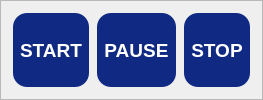
                           <widget class="QFrame" name="frame_2">
                            <property name="frameShape">
                             <enum>QFrame::Shape::StyledPanel</enum>
                            </property>
                            <property name="frameShadow">
                             <enum>QFrame::Shadow::Raised</enum>
                            </property>
                            <layout class="QHBoxLayout" name="horizontalLayout_43">
                             <item>
                              <widget class="QPushButton" name="camstartPushButton">
                               <property name="sizePolicy">
                                <sizepolicy hsizetype="Expanding" vsizetype="Expanding">
                                 <horstretch>0</horstretch>
                                 <verstretch>0</verstretch>
                                </sizepolicy>
                               </property>
                               <property name="maximumSize">
                                <size>
                                 <width>350</width>
                                 <height>80</height>
                                </size>
                               </property>
                               <property name="font">
                                <font>
                                 <pointsize>14</pointsize>
                                 <bold>true</bold>
                                </font>
                               </property>
                               <property name="styleSheet">
                                <string notr="true">QPushButton {
	color: rgb(255, 255, 255);	
	background-color: rgb(16, 42, 131);
	border-color: transparent;
	border-style: outset;
	border-radius: 15px;
	border-width: 2px;
	padding: 6px;
}

QPushButton:hover {
	color: rgb(16, 42, 131);
	background-color: rgb(167, 198, 229);
	border-color: rgb(16, 42, 131);
}

QPushButton:disabled {
	background-color: rgb(172, 172, 172);
}</string>
                               </property>
                               <property name="text">
                                <string>START</string>
                               </property>
                              </widget>
                             </item>
                             <item>
                              <widget class="QPushButton" name="campausePushButton">
                               <property name="sizePolicy">
                                <sizepolicy hsizetype="Expanding" vsizetype="Expanding">
                                 <horstretch>0</horstretch>
                                 <verstretch>0</verstretch>
                                </sizepolicy>
                               </property>
                               <property name="maximumSize">
                                <size>
                                 <width>350</width>
                                 <height>80</height>
                                </size>
                               </property>
                               <property name="font">
                                <font>
                                 <pointsize>14</pointsize>
                                 <bold>true</bold>
                                </font>
                               </property>
                               <property name="styleSheet">
                                <string notr="true">QPushButton {
	color: rgb(255, 255, 255);	
	background-color: rgb(16, 42, 131);
	border-color: transparent;
	border-style: outset;
	border-radius: 15px;
	border-width: 2px;
	padding: 6px;
}

QPushButton:hover {
	color: rgb(16, 42, 131);
	background-color: rgb(167, 198, 229);
	border-color: rgb(16, 42, 131);
}

QPushButton:disabled {
	background-color: rgb(172, 172, 172);
}</string>
                               </property>
                               <property name="text">
                                <string>PAUSE</string>
                               </property>
                              </widget>
                             </item>
                             <item>
                              <widget class="QPushButton" name="camstopPushButton">
                               <property name="sizePolicy">
                                <sizepolicy hsizetype="Expanding" vsizetype="Expanding">
                                 <horstretch>0</horstretch>
                                 <verstretch>0</verstretch>
                                </sizepolicy>
                               </property>
                               <property name="maximumSize">
                                <size>
                                 <width>350</width>
                                 <height>80</height>
                                </size>
                               </property>
                               <property name="font">
                                <font>
                                 <pointsize>14</pointsize>
                                 <bold>true</bold>
                                </font>
                               </property>
                               <property name="styleSheet">
                                <string notr="true">QPushButton {
	color: rgb(255, 255, 255);	
	background-color: rgb(16, 42, 131);
	border-color: transparent;
	border-style: outset;
	border-radius: 15px;
	border-width: 2px;
	padding: 6px;
}

QPushButton:hover {
	color: rgb(16, 42, 131);
	background-color: rgb(167, 198, 229);
	border-color: rgb(16, 42, 131);
}

QPushButton:disabled {
	background-color: rgb(172, 172, 172);
}</string>
                               </property>
                               <property name="text">
                                <string>STOP</string>
                               </property>
                              </widget>
                             </item>
                            </layout>
                           </widget>
